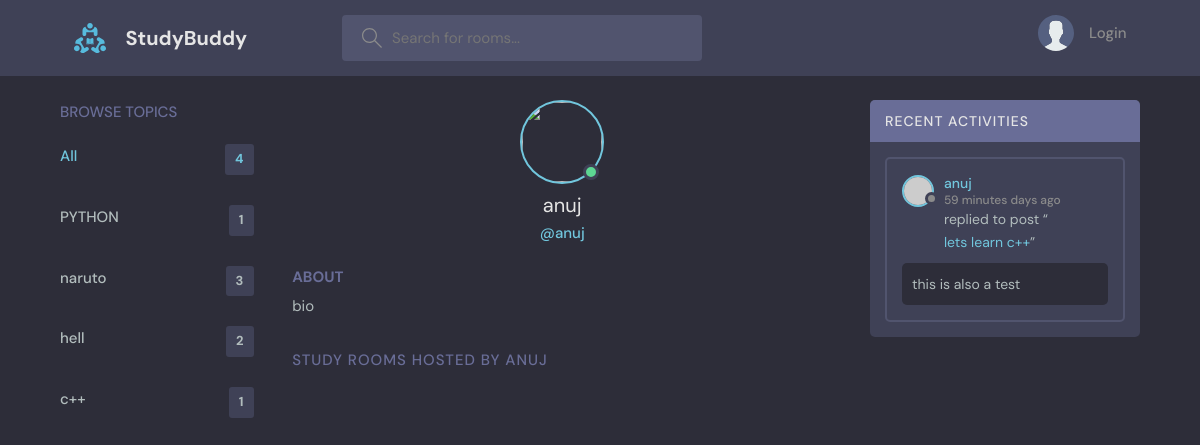
Screenshot of /profile/6/ with the database file from the repository.
### base/models.py (models this page shows, shortened)
class Topic(models.Model):
    name = models.CharField(max_length=200)

class Message(models.Model):
    user = models.ForeignKey(User, on_delete=models.CASCADE)
    room = models.ForeignKey(Room, on_delete=models.CASCADE) #SET_NULL to save the messages of the room\
    body = models.TextField()
    updated = models.DateTimeField(auto_now=True)
    created = models.DateTimeField(auto_now_add=True)
    profile_pic = models.ImageField(blank=True , null=True)
    class Meta:
        ordering = ['-updated', '-created']

class Room(models.Model):
    host = models.ForeignKey(User, on_delete = models.SET_NULL, null=True )
    topic = models.ForeignKey(Topic, on_delete=models.SET_NULL ,null=True)#IF WE BRING TOPIC DOWN WRAP TOPIC IN A STRING "TOPIC"
    name = models.CharField(max_length=200)
    description = models.TextField(null = True , blank=True)
    participants = models.ManyToManyField(User , related_name="participants" , blank = True)
    updated = models.DateTimeField(auto_now=True)
    created = models.DateTimeField(auto_now_add=True)
    class Meta:
        ordering = ['-created', '-updated']
    def __str__(self):
        return self.name

### base/views.py (the view)
# urls.py: path('profile/<str:pk>/', views.userProfile , name='profile'),
def userProfile(request , pk):
    user = User.objects.get(id = pk)
    form = UserForm(instance=user)
    rooms = user.room_set.all()
    room_messages = user.message_set.all()
    topics = Topic.objects.all()
    context = {"user" : user , "rooms" : rooms , 'room_messages' : room_messages , 'topics': topics , 'form' : form}
    return render(request,'base/profile.html' , context)

### base/froms.py
class UserForm(ModelForm):
    class Meta:
        model = Message
        fields = ['user', 'profile_pic']

### base/templates/base/profile.html (shortened to what this page needs)
{% extends 'main.html' %}
{% block content %}
  <main class="profile-page layout layout--3">
    <div class="container">
      {% include 'base/topics_component.html'%}
      <div class="roomList">
        <div class="profile">
          <div class="profile__avatar">
            <div class="avatar avatar--large active">
              <img src="{{request.user.profile_pic.url}}" >
            </div>
          </div>
          <div class="profile__info">
            <h3>{{user.username}}</h3>
            <p>@{{user.username}}</p>
          </div>
          <div class="profile__about">
            <h3>About</h3>
            <p>
              bio
            </p>
          </div>
        </div>
        <div class="roomList__header">
          <div>
            <h2>Study Rooms Hosted by {{user.username}}</a>
            </h2>
          </div>
        </div>
      </div>
      {% include 'base/activity_component.html' %}
    </div>
  </main>
{% endblock %}

### base/templates/base/topics_component.html (shortened to what this page needs)
<div class="topics">
    <div class="topics__header">
      <h2>Browse Topics</h2>
    </div>
    <ul class="topics__list">
      <li>
        <a href="{% url 'home' %}" class="active">All <span>{{topics.count}}</span></a>
      </li>
      {% for topic in topics %}
      <li>
        <a href="{% url 'home' %}?q={{topic.name}}">{{topic.name}}<span>{{topic.room_set.all.count}}</span></a>
      </li>
      {% endfor %}
    </ul>
  </div>

### base/templates/base/activity_component.html (shortened to what this page needs)
<div class="activities">
    <div class="activities__header">
      <h2>Recent Activities</h2>
    </div>
    {% for message in room_messages %}
    <div class="activities__box">
      <div class="activities__boxHeader roomListRoom__header">
        <a href="{% url 'profile' message.user.id%}" class="roomListRoom__author">
          <div class="avatar avatar--small">
            <img src="https://randomuser.me/api/portraits/women/11.jpg" />
          </div>
          <p>
            {{message.user.username}}
            <span>{{message.created | timesince}} days ago</span>
          </p>
        </a>
      </div>
      <div class="activities__boxContent">
        <p>replied to post “<a href="{% url 'room' message.room.id %}">{{message.room}}</a>”</p>
        <div class="activities__boxRoomContent">
          {{message.body}}
        </div>
      </div>
    </div>
    {% endfor %}
  </div>

### templates/main.html (style rules this page uses)
:root { --color-main: #71c6dd; --color-main-light: #e1f6fb; --color-dark: #3f4156; --color-dark-medium: #51546e; --color-dark-light: #696d97; --color-light: #e5e5e5; --color-gray: #8b8b8b; --color-light-gray: #b2bdbd; --color-bg: #2d2d39; --color-success: #5dd693; --color-error: #fc4b0b; }
* { font-family: "DM Sans", -apple-system, BlinkMacSystemFont, "Segoe UI", Roboto, Oxygen, Ubuntu, Cantarell, "Open Sans", "Helvetica Neue", sans-serif; margin: 0; padding: 0; box-sizing: border-box; text-rendering: optimizeLegibility; font-size: inherit; }
html { font-size: 56.25%; }
@media only screen and (min-width: 1200px) { html { font-size: 62.5%; } }
body { line-height: 1.6; font-weight: 400; font-size: 1.5rem; color: var(--color-light-gray); background-color: var(--color-bg); min-height: 100vh; }
img { width: 100%; }
a { display: inline-block; color: var(--color-main); text-decoration: none; }
.container { max-width: 120rem; width: 90%; margin: auto; }
.avatar { position: relative; display: inline-block; border-radius: 50%; border: 2px solid var(--color-main); }
.avatar img { display: block; border-radius: 50%; object-fit: cover; object-position: center; }
.avatar::after { content: ""; display: block; position: absolute; background-color: var(--color-gray); z-index: 111; border-radius: 50%; border: 0.3rem solid var(--color-dark); }
.avatar.active::after { background-color: var(--color-success); }
.avatar.avatar--small img { width: 2.8rem; height: 2.8rem; }
.avatar.avatar--small:after { width: 0.7rem; height: 0.7rem; bottom: 0px; right: -6px; }
.avatar.avatar--large img { display: block; width: 8rem; height: 8rem; border-radius: 50%; }
.avatar.avatar--large:after { width: 1rem; height: 1rem; bottom: 2px; right: 3.5px; }
.layout { margin-top: 2.4rem; }
.layout > .container { display: flex; justify-content: space-between; align-items: flex-start; }
.layout--3 > .container > div:first-child { flex-basis: 18%; max-width: 22.5rem; }
.layout--3 > .container > div:nth-child(2) { flex-basis: 50%; }
.layout--3 > .container > div:last-child { flex-basis: 25%; }
.topics__header { margin-bottom: 2rem; }
.topics__header h2 { text-transform: uppercase; font-weight: 500; color: var(--color-dark-light); }
.topics__list { list-style: none; }
.topics__list li a { display: flex; justify-content: space-between; margin-bottom: 3rem; font-weight: 500; color: var(--color-light-gray); transition: all 0.3s ease-in-out; }
.topics__list li a.active, .topics__list li a:hover { color: var(--color-main); }
.topics__list li a span { padding: 0.5rem 1rem; background-color: var(--color-dark); border-radius: 3px; font-size: 1.3rem; font-weight: 700; letter-spacing: 1px; }
.roomList__header { display: flex; justify-content: space-between; align-items: center; margin-bottom: 2.4rem; }
.roomList__header h2 { text-transform: uppercase; font-weight: 500; color: var(--color-light); letter-spacing: 1px; }
.roomListRoom__header { display: flex; justify-content: space-between; align-items: center; }
.roomListRoom__author { font-weight: 500; display: flex; align-items: center; gap: 1rem; }
.activities { background: var(--color-dark); border-radius: 5px; overflow: hidden; }
.activities__header h2 { background-color: var(--color-dark-light); text-transform: uppercase; font-weight: 500; padding: 1rem 1.5rem; color: var(--color-light); letter-spacing: 1px; font-size: 1.4rem; }
.activities__box { margin: 1.5rem; padding: 1.5rem; border: 2px solid var(--color-dark-medium); border-radius: 5px; }
.activities__boxHeader p { font-size: 1.4rem; line-height: 1.3; }
.activities__boxHeader p span { color: var(--color-gray); font-size: 1.2rem; display: block; }
.activities__boxContent { margin-left: 4.2rem; }
.activities__boxContent { font-size: 1.4rem; }
.activities__boxRoomContent { background: var(--color-bg); padding: 1rem; border-radius: 5px; margin-top: 1rem; margin-left: -4.2rem; }
.profile { margin-bottom: 3rem; }
.profile__avatar { text-align: center; }
.profile__info { text-align: center; }
.profile__info h3 { font-size: 2rem; color: var(--color-light); font-weight: 400; }
.profile__info p { color: var(--color-main); font-weight: 500; margin-bottom: 1rem; }
.profile__about { margin-top: 2rem; }
.profile__about h3 { text-transform: uppercase; color: var(--color-dark-light); margin-bottom: 0.5rem; }
.profile-page .roomList__header { margin-bottom: 1.5rem; }
.profile-page .roomList__header h2 { color: var(--color-dark-light); }

### rows the page displays
Topic: name "PYTHON", room_set.all.count "1"
Topic: name "naruto", room_set.all.count "3"
Topic: name "hell", room_set.all.count "2"
Topic: name "c++", room_set.all.count "1"
Message: user.username "anuj", created "59 minutes", room "lets learn c++", body "this is also a test"

### other values shown
{{ topics.count }} "4"
{{ user.username }} "anuj"
{{ user.username }} "ANUJ"
